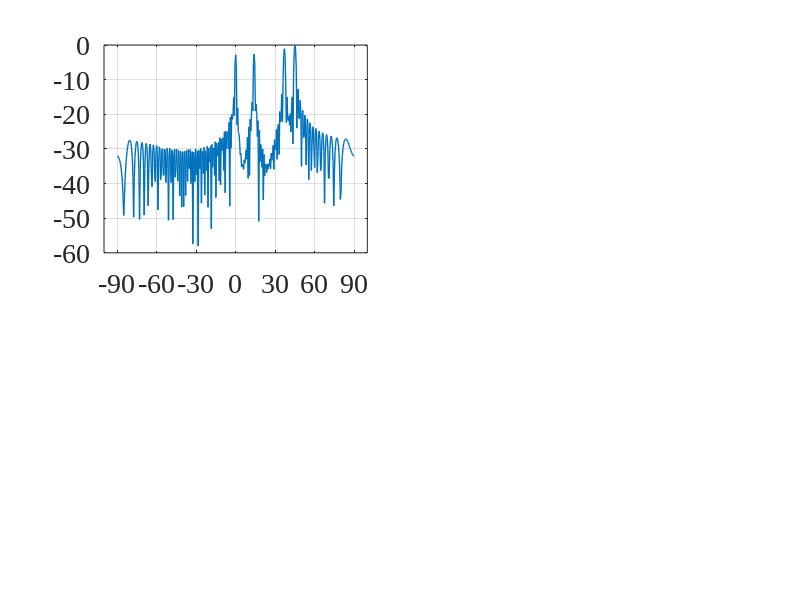

Write the MATLAB code that produced this figure. (Note: this script raises an error after producing the figure.)
close all   % close all windows
clear       % clear workspace
clc         % clear command window
f=300e6;    %carrier frequency (Hz)
n=100;       %number of array elements
l=0.04*3e8/f;    %wave length (m)
sa=361;     %sampling
d=l/2;
p=0:d:d*(n-1);
angle=[-90,90];
angle_m=[0 14 37 45
        -14 0 26.5 37
       -37 -26.5 0 14
         -45 -37 -14 0];
Rat=[sqrt(1.8183) sqrt(1.9351 ) sqrt(2.7420) sqrt(3.5046)
    sqrt(2.1847 ) sqrt(2.0830) sqrt(2.5505) sqrt(3.1818)
    sqrt(3.1892) sqrt(2.5344 ) sqrt(2.0796) sqrt(2.1969)
    sqrt(3.5159) sqrt(2.7383) sqrt(1.9190) sqrt(1.8268)]'; %ratio
s_m=size(angle_m,2);
theta_list = linspace(angle(1, 1), angle(1, 2), 361);
steering_matrixe=exp(-1j*p'*2*pi/l*sin(theta_list*pi/180));
for i=1:4
    m_steering(:,:,i)=exp(-1j*p'*2*pi/l*sin(angle_m(i,:)*pi/180));
    R=[m_steering(:,:,i)] * [m_steering(:,:,i)]';
    RRR=det(R);
    R_inv = pinv(R);
    C=[m_steering(:,:,i)];
    w(:,i)=R_inv*C/(C'*R_inv*C)*Rat(:,i);
end

for it = 1:sa
      a = steering_matrixe(:, it);
      bp1(1, it) = abs(w(:,1)' * a);
      bp2(1, it) = abs(w(:,2)' * a);
      bp3(1, it) = abs(w(:,3)' * a);
      bp4(1, it) = abs(w(:,4)' * a);
end
  % Normalize.
bp1 = 20 * log10(bp1 / max(bp1));
bp2 = 20 * log10(bp2 / max(bp2));
bp3 = 20 * log10(bp3 / max(bp3));
bp4 = 20 * log10(bp4 / max(bp4));

for i = 1:s_m
    gain_m1(1,i) = abs(w(:,1)' * (m_steering(:,i,1)*m_steering(:,i,1)')* w(:,1)) / abs(w(:,1)'*w(:,1));
end

for i = 1:s_m
     gain_m2(1,i) = abs(w(:,2)' * (m_steering(:,i,2)*m_steering(:,i,2)')* w(:,2)) / abs(w(:,2)'*w(:,2));
end

for i = 1:s_m
     gain_m3(1,i) = abs(w(:,3)' * (m_steering(:,i,3)*m_steering(:,i,3)')* w(:,3)) / abs(w(:,3)'*w(:,3));
end

for i = 1:s_m
     gain_m4(1,i) = abs(w(:,4)' * (m_steering(:,i,4)*m_steering(:,i,4)')* w(:,4)) / abs(w(:,4)'*w(:,4));
end
gain=[gain_m1;gain_m2;gain_m3;gain_m4];


%%%%%画图
figure('position',[150,100,1000,750])%确定图片的位置和大小，[x y width height]

subplot(2,2,1);
plot(theta_list,bp1,'LineWidth',1);
grid on;
hold on;
delta = (angle(1, 2) - angle(1, 1)) / 6;
set(gca, 'xlim',[angle(1,1)-10, angle(1, 2)+10],'FontSize',20,'FontName','Times New Roman');
set(gca, 'xtick',angle(1, 1):delta: angle(1, 2),'FontSize',20,'FontName','Times New Roman'); 
%%%坐标
    DB11=bp1(angle_m(1,1)/0.5+181);
    DB11=roundn(DB11,-2); 
    plot(angle_m(1,1),DB11,'r*')
    text(angle_m(1,1)-13,DB11+4,[num2str(DB11)],'FontSize',10,'FontName','Times New Roman')

    DB12=bp1(angle_m(1,2)/0.5+181);
    DB12=roundn(DB12,-2); 
    plot(angle_m(1,2),DB12,'r*')
    text(angle_m(1,2)-8,DB12+4,[num2str(DB12)],'FontSize',10,'FontName','Times New Roman')

    DB13=bp1(angle_m(1,3)/0.5+181);
    DB13=roundn(DB13,-2); 
    plot(angle_m(1,3),DB13,'r*')
    text(angle_m(1,3)-12,DB13+4,[num2str(DB13)],'FontSize',10,'FontName','Times New Roman')

    DB14=bp1(angle_m(1,4)/0.5+181);
    DB14=roundn(DB14,-2); 
    plot(angle_m(1,4),DB14,'r*')
    text(angle_m(1,4),DB14+3,[num2str(DB14)],'FontSize',10,'FontName','Times New Roman')

xlabel({'\fontname{宋体}\fontsize{20}方位角 (°)','\fontname{Times New Roman}\fontsize{20}(a)'});
ylabel('\fontname{宋体}\fontsize{20} 波束图 (dB)');
set(gca, 'YLim', [-70,7],'FontSize',19,'FontName','Times New Roman');


subplot(2,2,2);
plot(theta_list,bp2,'LineWidth',1);
grid on;
hold on;
delta = (angle(1, 2) - angle(1, 1)) / 6;
set(gca, 'xlim',[angle(1,1)-10, angle(1, 2)+10],'FontSize',15,'FontName','Times New Roman');
set(gca, 'xtick',angle(1, 1):delta: angle(1, 2),'FontSize',15,'FontName','Times New Roman');  

    DB21=bp2(angle_m(2,1)/0.5+181);
    DB21=roundn(DB21,-2); 
    plot(angle_m(2,1),DB21,'r*')
    text(angle_m(2,1)-12,DB21+4,[num2str(DB21)],'FontSize',10,'FontName','Times New Roman')

    DB22=bp2(angle_m(2,2)/0.5+181);
    DB22=roundn(DB22,-2); 
    plot(angle_m(2,2),DB22,'r*')
    text(angle_m(2,2)-6,DB22+4,[num2str(DB22)],'FontSize',10,'FontName','Times New Roman')

    DB23=bp2(angle_m(2,3)/0.5+181);
    DB23=roundn(DB23,-2); 
    plot(angle_m(2,3),DB23,'r*')
    text(angle_m(2,3)-10,DB23+4,[num2str(DB23)],'FontSize',10,'FontName','Times New Roman')

    DB24=bp2(angle_m(2,4)/0.5+181);
    DB24=roundn(DB24,-2); 
    plot(angle_m(2,4),DB24,'r*')
    text(angle_m(2,4),DB24+4,[num2str(DB24)],'FontSize',10,'FontName','Times New Roman')
xlabel({'\fontname{宋体}\fontsize{20}方位角 (°)','\fontname{Times New Roman}\fontsize{20}(b)'});
ylabel('\fontname{宋体}\fontsize{20} 波束图 (dB)');
set(gca, 'YLim', [-70,7],'FontSize',19,'FontName','Times New Roman');


subplot(2,2,3);
plot(theta_list,bp3,'LineWidth',1);
grid on;
hold on;
delta = (angle(1, 2) - angle(1, 1)) / 6;
set(gca, 'xlim',[angle(1,1)-10, angle(1, 2)+10],'FontSize',15,'FontName','Times New Roman');
set(gca, 'xtick',angle(1, 1):delta: angle(1, 2),'FontSize',15,'FontName','Times New Roman');    

    DB31=bp3(angle_m(3,1)/0.5+181);
    DB31=roundn(DB31,-2); 
    plot(angle_m(3,1),DB31,'r*')
    text(angle_m(3,1)-2,DB31+4,[num2str(DB31)],'FontSize',10,'FontName','Times New Roman')

    DB32=bp3(angle_m(3,2)/0.5+181);
    DB32=roundn(DB32,-2); 
    plot(angle_m(3,2),DB32,'r*')
    text(angle_m(3,2)-5,DB32+4,[num2str(DB32)],'FontSize',10,'FontName','Times New Roman')

    DB33=bp3(angle_m(3,3)/0.5+181);
    DB33=roundn(DB33,-2); 
    plot(angle_m(3,3),DB33,'r*')
    text(angle_m(3,3)-10,DB33+4,[num2str(DB33)],'FontSize',10,'FontName','Times New Roman')

    DB34=bp3(angle_m(3,4)/0.5+181);
    DB34=roundn(DB34,-2); 
    plot(angle_m(3,4),DB34,'r*')
    text(angle_m(3,4)-5,DB34+4,[num2str(DB34)],'FontSize',10,'FontName','Times New Roman')

xlabel({'\fontname{宋体}\fontsize{20}方位角 (°)','\fontname{Times New Roman}\fontsize{20}(c)'});
ylabel('\fontname{宋体}\fontsize{20} 波束图 (dB)');
set(gca, 'YLim', [-70,7],'FontSize',19,'FontName','Times New Roman');


subplot(2,2,4);
plot(theta_list,bp4,'LineWidth',1);
grid on;
hold on;
delta = (angle(1, 2) - angle(1, 1)) / 6;
set(gca, 'xlim',[angle(1,1)-10, angle(1, 2)+10],'FontSize',15,'FontName','Times New Roman');
set(gca, 'xtick',angle(1, 1):delta: angle(1, 2),'FontSize',15,'FontName','Times New Roman');   

    DB41=bp4(angle_m(4,1)/0.5+181);
    DB41=roundn(DB41,-2); 
    plot(angle_m(4,1),DB41,'r*')
    text(angle_m(4,1)-2,DB41+4,[num2str(DB41)],'FontSize',10,'FontName','Times New Roman')

    DB42=bp4(angle_m(4,2)/0.5+181);
    DB42=roundn(DB42,-2); 
    plot(angle_m(4,2),DB42,'r*')
    text(angle_m(4,2)-4,DB42+4,[num2str(DB42)],'FontSize',10,'FontName','Times New Roman')

    DB43=bp4(angle_m(4,3)/0.5+181);
    DB43=roundn(DB43,-2); 
    plot(angle_m(4,3),DB43,'r*')
    text(angle_m(4,3)-10,DB43+4,[num2str(DB43)],'FontSize',10,'FontName','Times New Roman')

    DB44=bp4(angle_m(4,4)/0.5+181);
    DB44=roundn(DB44,-2); 
    plot(angle_m(4,4),DB44,'r*')
    text(angle_m(4,4)-5,DB44+4,[num2str(DB44)],'FontSize',10,'FontName','Times New Roman')

xlabel({'\fontname{宋体}\fontsize{20}方位角 (°)','\fontname{Times New Roman}\fontsize{20}(d)'});
ylabel('\fontname{宋体}\fontsize{20} 波束图 (dB)');
set(gca, 'YLim', [-70,7],'FontSize',19,'FontName','Times New Roman');
%   saveas(gcf,['4boshu4','.emf']);
%print('-depsc','fig7.eps');
